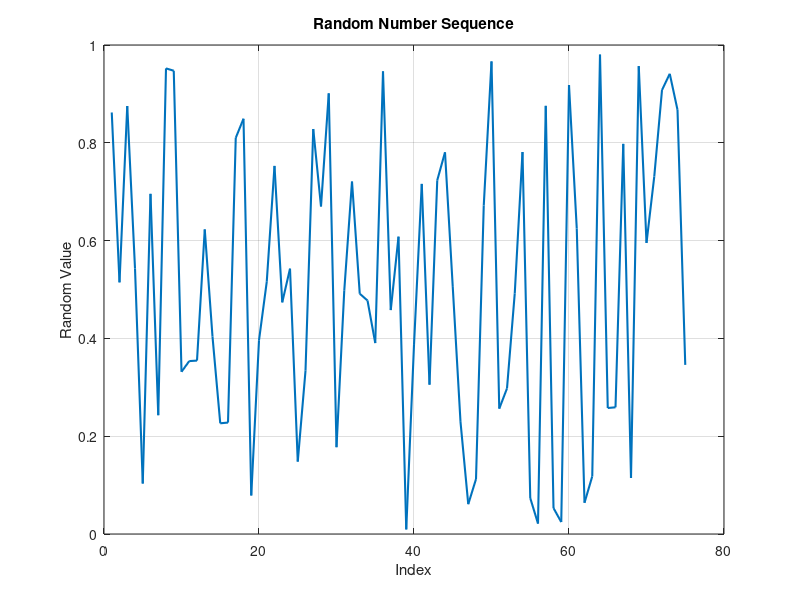

Here is the MATLAB script that generated this plot:
numPoint = 75;
randomNumbers = rand(1, numPoint);
plot(randomNumbers, 'LineWidth', 1.5);
title('Random Number Sequence');
xlabel('Index');
ylabel('Random Value');
grid on;

